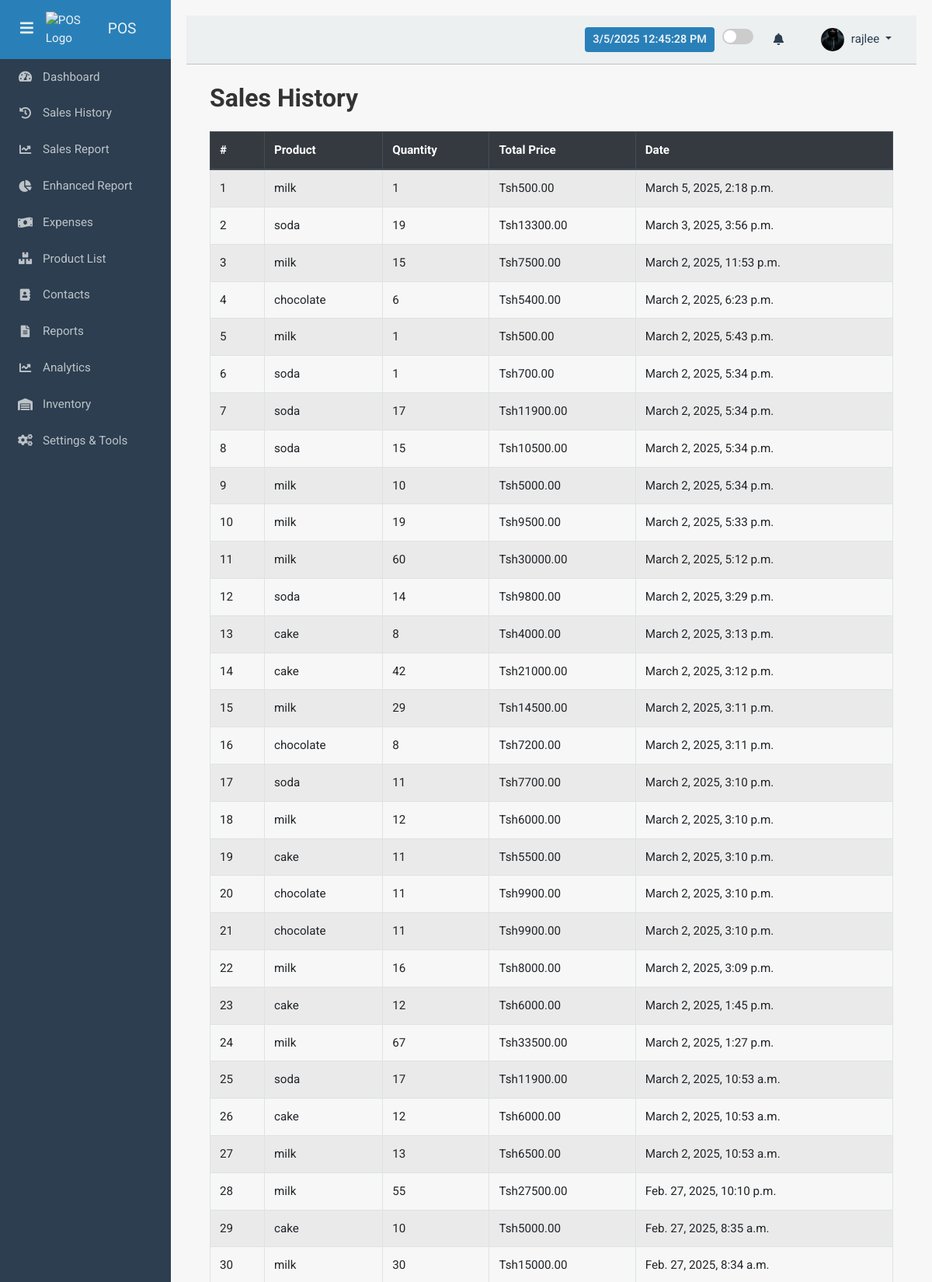
The app's page /sales_history/ (signed in, upper part) with its own data.
### accounts/models.py (models this page shows, shortened)
class UserProfile(models.Model):
    user = models.OneToOneField(User, on_delete=models.CASCADE, related_name='profile')
    profile_picture = models.ImageField(upload_to='profile_pics/', blank=True, null=True)
    bio = models.TextField(blank=True, null=True)

### pos/models.py (models this page shows, shortened)
class Sale(models.Model):
    customer = models.ForeignKey(
        Customer, null=True, blank=True, on_delete=models.SET_NULL
    )
    product = models.ForeignKey(
        Product, on_delete=models.CASCADE, null=True, blank=True
    )
    quantity = models.PositiveIntegerField(null=True, blank=True)
    total_price = models.DecimalField(
        max_digits=10, decimal_places=2, blank=True, null=True
    )
    total_amount = models.DecimalField(
        max_digits=10, decimal_places=2, blank=True, null=True
    )
    payment_method = models.CharField(
        max_length=50,
        choices=[
            ("cash", "Cash"),
            ("card", "Card"),
            ("mobile_money", "Mobile Money")
        ],
    )
    date = models.DateTimeField(auto_now_add=True)
    cashier = models.ForeignKey(User, on_delete=models.CASCADE)
    def print_receipt_link(self):
        if self.id:
            url = reverse("generate_receipt", args=[self.id])
            return format_html(
                '<a class="button" href="{}" target="_blank">Print Receipt</a>', url
            )
        return "-"
    print_receipt_link.short_description = "Print Receipt"

class Product(models.Model):
    name = models.CharField(max_length=255)
    category = models.ForeignKey(
        Category, on_delete=models.SET_NULL, null=True, blank=True
    )
    description = models.TextField(blank=True)
    price = models.DecimalField(max_digits=10, decimal_places=2)
    image = models.ImageField(upload_to='products/', blank=True, null=True)
    stock = models.PositiveIntegerField(default=0)
    barcode = models.CharField(max_length=50, unique=True, blank=True)
    supplier = models.ForeignKey(
        Supplier, on_delete=models.SET_NULL, null=True, blank=True
    )
    expiration_date = models.DateField(null=True, blank=True)
    reorder_level = models.IntegerField(default=10)  # Low stock alert

### pos/views.py (the view)
# urls.py: path('sales_history/', views.sales_history, name='sales_history'),
@login_required
def sales_history(request):
    sales = Sale.objects.all().order_by('-date')
    return render(request, 'pos/sales_history.html', {'sales': sales})

### pos/context_processors.py (called while the page is built)
def notifications_context(request):
    if request.user.is_authenticated:
        unread_notifications = Notification.objects.filter(
            user=request.user,
            is_read=False
        ).order_by('-created_at')
        return {
            'unread_notifications': unread_notifications,
            'unread_count': unread_notifications.count(),
        }
    return {}

### pos/templates/pos/sales_history.html (shortened to what this page needs)
{% extends 'base.html' %}
{% block content %}
<div class="container">
    <h2 class="my-4">Sales History</h2>
    {% if sales %}
    <table class="table table-striped table-bordered">
        <thead class="thead-dark">
            <tr>
                <th>#</th>
                <th>Product</th>
                <th>Quantity</th>
                <th>Total Price</th>
                <th>Date</th>
            </tr>
        </thead>
        <tbody>
            {% for sale in sales %}
                <tr>
                    <td>{{ forloop.counter }}</td>
                    <td>{{ sale.product.name }}</td>
                    <td>{{ sale.quantity }}</td>
                    <td>Tsh{{ sale.total_price }}</td>
                    <td>{{ sale.date }}</td>
                </tr>
            {% endfor %}
        </tbody>
    </table>
    {% else %}
        <p class="alert alert-warning">No sales records found.</p>
    {% endif %}
</div>
{% endblock %}

### pos/templates/base.html (shortened to what this page needs)
{% load static %}
<!DOCTYPE html>
<html lang="en">
<head>
  <link href="https://stackpath.bootstrapcdn.com/bootstrap/4.5.2/css/bootstrap.min.css" rel="stylesheet" />
  <link rel="stylesheet" href="https://cdnjs.cloudflare.com/ajax/libs/font-awesome/5.15.1/css/all.min.css" />
</head>
<body>
  <div id="sidebar">
    <div>
      <div class="sidebar-header">
        <button id="toggle-btn" class="toggle-btn">
          <i class="fas fa-bars"></i>
        </button>
        <img src="{% static 'images/pos logo.png' %}" alt="POS Logo" class="pos-logo">
        <span class="title">POS</span>
      </div>
      <nav class="sidebar-nav">
        <a href="{% url 'cashier_dashboard' %}">
          <i class="fas fa-tachometer-alt"></i>
          <span class="menu-text">Dashboard</span>
        </a>
        <a href="{% url 'sales_history' %}">
          <i class="fas fa-history"></i>
          <span class="menu-text">Sales History</span>
        </a>
        <a href="{% url 'sales_report' %}">
          <i class="fas fa-chart-line"></i>
          <span class="menu-text">Sales Report</span>
        </a>
        <a href="{% url 'enhanced_sales_report' %}">
          <i class="fas fa-chart-pie"></i>
          <span class="menu-text">Enhanced Report</span>
        </a>
        <a href="{% url 'expense_list' %}">
          <i class="fas fa-money-bill-wave"></i>
          <span class="menu-text">Expenses</span>
        </a>
        <a href="{% url 'product_list' %}">
          <i class="fas fa-boxes"></i>
          <span class="menu-text">Product List</span>
        </a>
        <a href="{% url 'contacts_list' %}">
          <i class="fas fa-address-book"></i>
          <span class="menu-text">Contacts</span>
        </a>
        <a data-toggle="collapse" href="#reportsSubmenu" role="button" aria-expanded="false" aria-controls="reportsSubmenu">
          <i class="fas fa-file-alt"></i>
          <span class="menu-text">Reports</span>
        </a>
        <a data-toggle="collapse" href="#analyticsSubmenu" role="button" aria-expanded="false" aria-controls="analyticsSubmenu">
          <i class="fas fa-chart-line"></i>
          <span class="menu-text">Analytics</span>
        </a>
        <a data-toggle="collapse" href="#inventorySubmenu" role="button" aria-expanded="false" aria-controls="inventorySubmenu">
          <i class="fas fa-warehouse"></i>
          <span class="menu-text">Inventory</span>
        </a>
        <a data-toggle="collapse" href="#settingsSubmenu" role="button" aria-expanded="false" aria-controls="settingsSubmenu">
          <i class="fas fa-cogs"></i>
          <span class="menu-text">Settings & Tools</span>
        </a>
      </nav>
    </div>
  </div>
  <div id="content">
    <nav class="navbar navbar-expand-lg navbar-light">
      <div class="ml-auto d-flex align-items-center">
        <div id="datetime"></div>
        <div class="theme-toggle">
          <label class="switch">
            <span class="slider"></span>
          </label>
        </div>
           <div class="position-relative mr-3">
  <a class="nav-link" href="#" id="notificationDropdown" data-toggle="dropdown">
    <i class="fas fa-bell"></i>
  </a>
</div>
        <div class="user-dropdown dropdown">
          <a class="nav-link dropdown-toggle" href="#" id="userDropdown" data-toggle="dropdown">
            {% if user.is_authenticated and user.profile.profile_picture %}
              <img src="{{ user.profile.profile_picture.url }}" alt="Profile Picture" class="profile-img">
            {% else %}
              <i class="fas fa-user-circle"></i>
            {% endif %}
            <span>{{ user.username }}</span>
          </a>
        </div>
      </div>
    </nav>
    <div class="container-fluid mt-4">
      {% block content %}
      {% endblock %}
    </div>
  </div>
</body>
</html>

### pos/templates/base.html (style rules this page uses)
body { font-family: 'Roboto', sans-serif; background-color: #f7f7f7; color: #333; font-size: 0.95rem; }
h1, h2, h3 { font-weight: 700; }
#sidebar { position: fixed; top: 0; left: 0; width: 220px; height: 100%; background-color: #2c3e50; color: #ecf0f1; transition: width 0.3s ease; overflow-y: auto; z-index: 1000; display: flex; flex-direction: column; justify-content: space-between; padding: 0; }
.sidebar-header { display: flex; align-items: center; justify-content: flex-start; padding: 15px 20px; background: #2980b9; }
.sidebar-header .title { font-size: 1.2rem; white-space: nowrap; }
.toggle-btn { background: transparent; border: none; color: #ecf0f1; font-size: 1.2rem; cursor: pointer; outline: none; margin-right: 10px; }
.pos-logo { max-width: 60px; height: auto; margin-right: 20px; }
.sidebar-nav { list-style: none; padding: 0; margin: 0; }
.sidebar-nav a { display: flex; align-items: center; padding: 12px 20px; color: #bdc3c7; text-decoration: none; transition: background 0.3s ease; }
.sidebar-nav a i { width: 25px; text-align: center; }
.menu-text { margin-left: 10px; transition: opacity 0.3s ease; }
#content { margin-left: 220px; transition: margin-left 0.3s ease; padding: 20px; }
.navbar { background-color: #ecf0f1; border-bottom: 1px solid #bdc3c7; }
.navbar .nav-link, .navbar .dropdown-item { color: #2c3e50; }
.profile-img { width: 30px; height: 30px; object-fit: cover; border-radius: 50%; margin-right: 5px; }
#datetime { font-size: 0.9rem; font-weight: 600; background: #2980b9; color: #ecf0f1; padding: 5px 10px; border-radius: 4px; margin-right: 10px; }
.theme-toggle { display: flex; align-items: center; margin-right: 10px; }
.switch { position: relative; display: inline-block; width: 40px; height: 20px; }
.slider { position: absolute; cursor: pointer; top: 0; left: 0; right: 0; bottom: 0; background-color: #ccc; transition: .4s; border-radius: 20px; }
.slider:before { position: absolute; content: ""; height: 16px; width: 16px; left: 2px; bottom: 2px; background-color: white; transition: .4s; border-radius: 50%; }

### records on screen
Sale: product.name "milk", quantity "1", total_price "500.00", date "March 5, 2025, 2:18 p.m."
Sale: product.name "soda", quantity "19", total_price "13300.00", date "March 3, 2025, 3:56 p.m."
Sale: product.name "milk", quantity "15", total_price "7500.00", date "March 2, 2025, 11:53 p.m."
Sale: product.name "chocolate", quantity "6", total_price "5400.00", date "March 2, 2025, 6:23 p.m."
Sale: product.name "milk", quantity "1", total_price "500.00", date "March 2, 2025, 5:43 p.m."
Sale: product.name "soda", quantity "1", total_price "700.00", date "March 2, 2025, 5:34 p.m."
Sale: product.name "soda", quantity "17", total_price "11900.00", date "March 2, 2025, 5:34 p.m."
Sale: product.name "soda", quantity "15", total_price "10500.00", date "March 2, 2025, 5:34 p.m."
Sale: product.name "milk", quantity "10", total_price "5000.00", date "March 2, 2025, 5:34 p.m."
Sale: product.name "milk", quantity "19", total_price "9500.00", date "March 2, 2025, 5:33 p.m."
Sale: product.name "milk", quantity "60", total_price "30000.00", date "March 2, 2025, 5:12 p.m."
Sale: product.name "soda", quantity "14", total_price "9800.00", date "March 2, 2025, 3:29 p.m."
Sale: product.name "cake", quantity "8", total_price "4000.00", date "March 2, 2025, 3:13 p.m."
Sale: product.name "cake", quantity "42", total_price "21000.00", date "March 2, 2025, 3:12 p.m."
Sale: product.name "milk", quantity "29", total_price "14500.00", date "March 2, 2025, 3:11 p.m."
Sale: product.name "chocolate", quantity "8", total_price "7200.00", date "March 2, 2025, 3:11 p.m."
Sale: product.name "soda", quantity "11", total_price "7700.00", date "March 2, 2025, 3:10 p.m."
Sale: product.name "milk", quantity "12", total_price "6000.00", date "March 2, 2025, 3:10 p.m."
Sale: product.name "cake", quantity "11", total_price "5500.00", date "March 2, 2025, 3:10 p.m."
Sale: product.name "chocolate", quantity "11", total_price "9900.00", date "March 2, 2025, 3:10 p.m."
Sale: product.name "chocolate", quantity "11", total_price "9900.00", date "March 2, 2025, 3:10 p.m."
Sale: product.name "milk", quantity "16", total_price "8000.00", date "March 2, 2025, 3:09 p.m."
Sale: product.name "cake", quantity "12", total_price "6000.00", date "March 2, 2025, 1:45 p.m."
Sale: product.name "milk", quantity "67", total_price "33500.00", date "March 2, 2025, 1:27 p.m."
Sale: product.name "soda", quantity "17", total_price "11900.00", date "March 2, 2025, 10:53 a.m."
Sale: product.name "cake", quantity "12", total_price "6000.00", date "March 2, 2025, 10:53 a.m."
Sale: product.name "milk", quantity "13", total_price "6500.00", date "March 2, 2025, 10:53 a.m."
Sale: product.name "milk", quantity "55", total_price "27500.00", date "Feb. 27, 2025, 10:10 p.m."
Sale: product.name "cake", quantity "10", total_price "5000.00", date "Feb. 27, 2025, 8:35 a.m."
Sale: product.name "milk", quantity "30", total_price "15000.00", date "Feb. 27, 2025, 8:34 a.m."

### other values on screen
{{ user.username }} "rajlee"
